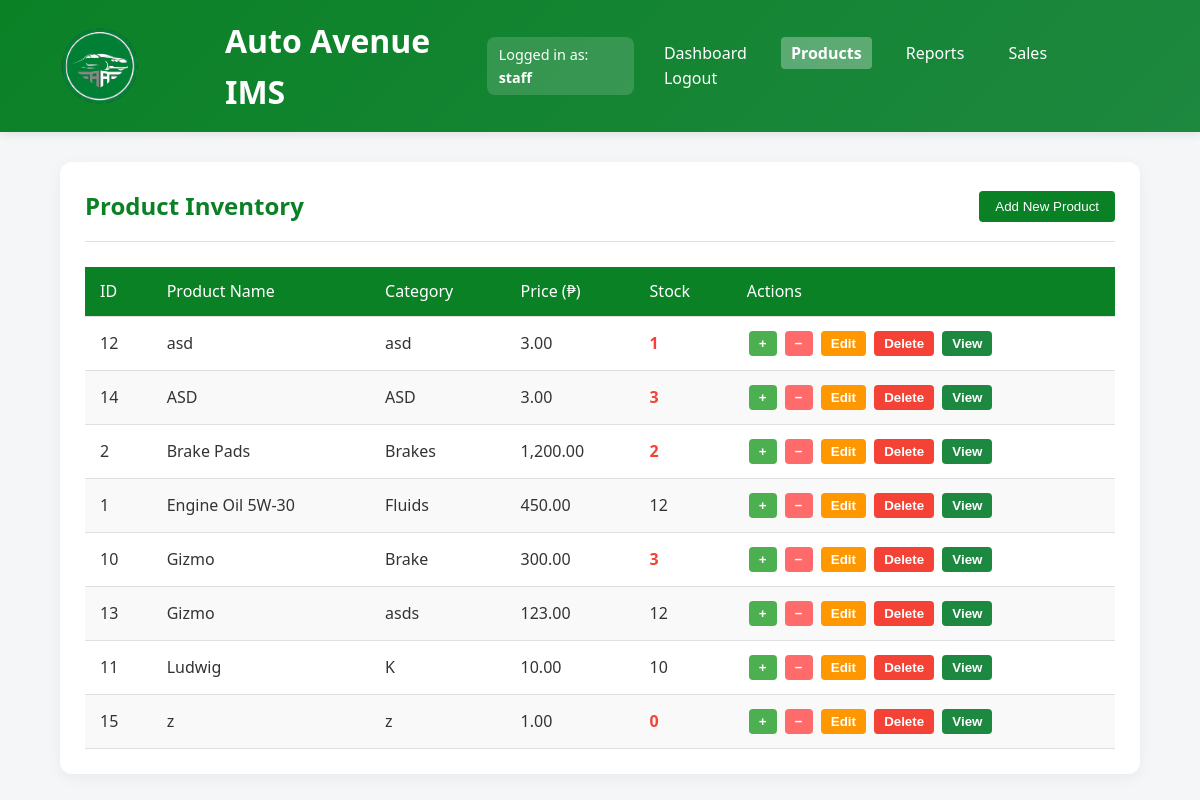
The page /products.php (signed in) on the database its author committed.
### tables this page shows
CREATE TABLE `products` (
  `product_id` int(11) NOT NULL,
  `name` varchar(100) NOT NULL,
  `quantity` int(11) NOT NULL DEFAULT 0,
  `price` decimal(10,2) NOT NULL,
  `category` varchar(50) DEFAULT NULL,
  `supplier` varchar(100) DEFAULT NULL,
  `min_stock_level` int(11) DEFAULT 10,
  `last_updated` timestamp NOT NULL DEFAULT current_timestamp() ON UPDATE current_timestamp(),
  `is_active` tinyint(1) DEFAULT 1,
  `warranty_period` varchar(50) DEFAULT NULL,
  `warranty_terms` text DEFAULT NULL,
  `vin_code` varchar(17) DEFAULT NULL
);

### products.php (the view, shortened to what this page needs)
<?php
$conn = new mysqli('localhost', 'root', '', 'auto_avenue_db');
$result = null;
try {
    $sql = "SELECT * FROM products WHERE is_active = TRUE ORDER BY name ASC";
    $result = $conn->query($sql);
} catch (Exception $e) {
    $error_message = $e->getMessage();
}
?>
<!DOCTYPE html>
<html lang="en">
<head>
</head>
<body>
  <header>
    <div class="container">
      <div style="display: flex; align-items: center; gap: 15px;">
        <img src="autoavelogo.svg" alt="Auto Avenue Logo" class="logo" width="150">
        <h1>Auto Avenue IMS</h1>
      </div>
      <?php if (isset($_SESSION['role'])): ?>
        <div style="background-color: rgba(255, 255, 255, 0.15); padding: 6px 12px; border-radius: 8px; font-size: 0.9rem;">
          Logged in as: <strong><?= htmlspecialchars($_SESSION['role']) ?></strong>
        </div>
      <?php endif; ?>
      <nav>
        <a href="dashboard.php">Dashboard</a>
        <a href="products.php"class="active">Products</a>
        <a href="reports.php">Reports</a>
        <a href="sales.php">Sales</a>
        <a href="logout.php">Logout</a>
      </nav>
    </div>
  </header>
  <main class="main-content">
    <div class="page-header">
      <h2>Product Inventory</h2>
      <div>
        <button class="add-product-btn" onclick="location.href='add_product.php'">Add New Product</button>
      </div>
    </div>
    <?php if ($result && $result->num_rows > 0): ?>
      <table>
        <thead>
          <tr>
            <th>ID</th>
            <th>Product Name</th>
            <th>Category</th>
            <th>Price (₱)</th>
            <th>Stock</th>
            <th>Actions</th>
          </tr>
        </thead>
        <tbody>
          <?php while ($row = $result->fetch_assoc()): ?>
            <tr>
              <td><?= $row['product_id'] ?></td>
              <td><?= htmlspecialchars($row['name']) ?></td>
              <td><?= htmlspecialchars($row['category']) ?></td>
              <td><?= number_format($row['price'], 2) ?></td>
              <td class="<?= $row['quantity'] <= $row['min_stock_level'] ? 'low-stock' : '' ?>">
                <?= $row['quantity'] ?>
              </td>
              <td>
                <div class="action-buttons">
                  <form class="action-form" action="products.php" method="POST">
                      <button class="action-btn add-btn" type="submit">+</button>
                  </form>
                  <form class="action-form" action="products.php" method="POST">
                      <button class="action-btn remove-btn" type="submit">−</button>
                  </form>
                  <form class="action-form" action="edit_product.php" method="GET">
                      <button class="action-btn edit-btn" type="submit">Edit</button>
                  </form>
                  <form class="action-form" action="delete_product.php" method="POST" onsubmit="return confirm('Are you sure?')">
                      <button class="action-btn delete-btn" type="submit">Delete</button>
                  </form>
                  <button class="action-btn view-btn"
                          onclick="showProductDetails(
                            <?= htmlspecialchars(json_encode([
                              'name' => $row['name'],
                              'category' => $row['category'],
                              'supplier' => $row['supplier'] ?? 'N/A',
                              'price' => number_format($row['price'], 2),
                              'quantity' => $row['quantity'],
                              'min_stock' => $row['min_stock_level'],
                              'warranty_period' => $row['warranty_period'] ?? 'None',
                              'warranty_terms' => $row['warranty_terms'] ?? 'None specified',
                              'vin_code' => $row['vin_code'] ?? 'Not provided'
                            ]), ENT_QUOTES, 'UTF-8') ?>
                          )">
                    View
                  </button>
                </div>
              </td>
            </tr>
          <?php endwhile; ?>
        </tbody>
      </table>
    <?php else: ?>
      <div class="empty-state">
        <p>No products found. Would you like to <a href="add_product.php">add a new product</a>?</p>
      </div>
    <?php endif; ?>
  </main>
</body>
</html>

### products.php (style rules this page uses)
:root { --primary: rgb(11, 129, 38); --primary-light: rgb(29, 136, 63); --secondary: #ff6b6b; --text-color: #333; --text-light: #666; --bg-color: #f4f6f8; --border-color: #e0e0e0; --warning: #ff9800; --danger: #f44336; --info: #2196F3; }
* { box-sizing: border-box; margin: 0; padding: 0; }
body { font-family: 'Segoe UI', Tahoma, Geneva, Verdana, sans-serif; background-color: var(--bg-color); color: var(--text-color); line-height: 1.6; }
header { background: linear-gradient(135deg, var(--primary), var(--primary-light)); color: white; padding: 15px 0; box-shadow: 0 2px 10px rgba(0, 0, 0, 0.1); }
.container { width: 90%; max-width: 1200px; margin: 0 auto; display: flex; justify-content: space-between; align-items: center; }
nav a { color: white; text-decoration: none; margin-left: 20px; font-weight: 500; transition: all 0.3s ease; padding: 5px 10px; border-radius: 4px; }
nav a.active { background-color: rgba(255, 255, 255, 0.3); font-weight: 600; }
.main-content { width: 90%; max-width: 1200px; margin: 30px auto; background: white; border-radius: 12px; box-shadow: 0 4px 15px rgba(0, 0, 0, 0.05); padding: 25px; }
.page-header { display: flex; justify-content: space-between; align-items: center; margin-bottom: 25px; padding-bottom: 15px; border-bottom: 1px solid var(--border-color); }
.page-header h2 { color: var(--primary); }
.add-product-btn { background-color: var(--primary); color: white; border: none; padding: 8px 16px; border-radius: 4px; cursor: pointer; font-weight: 500; transition: background-color 0.3s ease; }
table { width: 100%; border-collapse: collapse; margin-top: 20px; }
th, td { padding: 12px 15px; text-align: left; border-bottom: 1px solid var(--border-color); }
th { background-color: var(--primary); color: white; font-weight: 500; }
tr:nth-child(even) { background-color: #f9f9f9; }
.action-btn { border: none; padding: 5px 10px; border-radius: 4px; cursor: pointer; font-weight: bold; transition: all 0.2s ease; margin: 2px; }
.add-btn { background-color: #4CAF50; color: white; }
.remove-btn { background-color: var(--secondary); color: white; }
.edit-btn { background-color: var(--warning); color: white; }
.delete-btn { background-color: var(--danger); color: white; }
.view-btn { background-color: var(--primary-light); color: white; }
.low-stock { color: var(--danger); font-weight: bold; }
.action-form { display: inline-block; }

### rows shown on the page
products: product_id "12", name "asd", category "asd", price "3.00", quantity "1"
products: product_id "14", name "ASD", category "ASD", price "3.00", quantity "3"
products: product_id "2", name "Brake Pads", category "Brakes", price "1,200.00", quantity "2"
products: product_id "1", name "Engine Oil 5W-30", category "Fluids", price "450.00", quantity "12"
products: product_id "10", name "Gizmo", category "Brake", price "300.00", quantity "3"
products: product_id "13", name "Gizmo", category "asds", price "123.00", quantity "12"
products: product_id "11", name "Ludwig", category "K", price "10.00", quantity "10"
products: product_id "15", name "z", category "z", price "1.00", quantity "0"

### other values the page prints
$_SESSION['role'] "staff"
